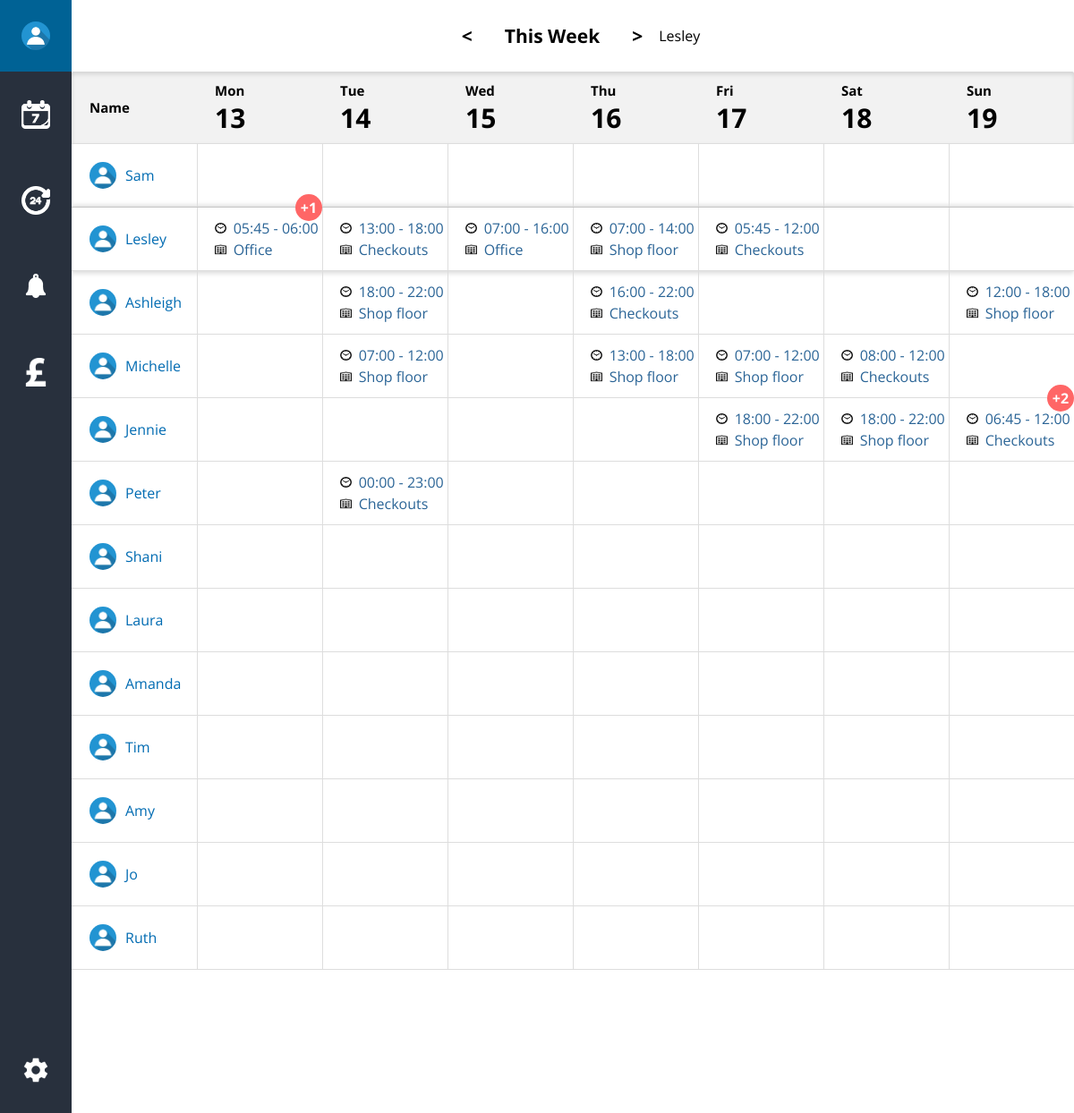
Screenshot of /overview?login=success (signed in) with the database file from the repository.
### tables this page shows
CREATE TABLE IF NOT EXISTS `tblemployee` (
  `EmployeeID` int(11) NOT NULL AUTO_INCREMENT,
  `OrganizationID` int(11) NOT NULL,
  `EmployeeFirst` varchar(256) NOT NULL,
  `EmployeeLast` varchar(256) NOT NULL,
  `EmployeeType` varchar(256) NOT NULL,
  `EmployeePayrate` decimal(11,2) NOT NULL,
  `EmployeeEmail` varchar(256) NOT NULL,
  `EmployeePassword` varchar(256) NOT NULL,
  PRIMARY KEY (`EmployeeID`),
  UNIQUE KEY `EmployeeID` (`EmployeeID`),
  KEY `OrganizationID` (`OrganizationID`)
);

CREATE TABLE IF NOT EXISTS `tblbook` (
  `EmployeeID` int(11) NOT NULL,
  `DepartmentID` int(11) NOT NULL,
  `BookID` int(11) NOT NULL AUTO_INCREMENT,
  `StartTime` time NOT NULL,
  `EndTime` time NOT NULL,
  `BookDate` date NOT NULL,
  PRIMARY KEY (`BookID`),
  UNIQUE KEY `EmployeeID` (`EmployeeID`,`DepartmentID`,`BookID`),
  KEY `DepartmentID` (`DepartmentID`)
);

CREATE TABLE IF NOT EXISTS `tbldepartment` (
  `DepartmentID` int(11) NOT NULL AUTO_INCREMENT,
  `DepartmentName` varchar(256) NOT NULL,
  `DepartmentMinEmployees` int(11) NOT NULL,
  PRIMARY KEY (`DepartmentID`),
  UNIQUE KEY `DepartmentID` (`DepartmentID`)
);

### includes/classes.php (called while the page is built, shortened)
<?php
require_once "dbh.inc.php";
class Employee{
    private $employeeID;
    private $employeeFirst;
    private $employeeLast;
    public function setByParams($id, $first, $last, $type, $payrate, $email, $orgID){
        $this->employeeID = $id;
        $this->employeeFirst = $first;
        $this->employeeLast = $last;
    }
    public function getName($length = "first"){
        if ($length == "full") {
            return $this->employeeFirst . " " . $this->employeeLast;
        } else {
            return $this->employeeFirst;
        }
    }
    public function getID(){
        return $this->employeeID;
    }
}
class HourTile{
    private $departmentID;
    private $startTime;
    private $endTime;
    public function setByParams($id, $empId, $depID, $start, $end, $date){
        $this->departmentID = $depID;
        $this->startTime = $start;
        $this->endTime = $end;
    }
    public function getStart(){
        return substr($this->startTime, 0, 5);
    }
    public function getEnd(){
        return substr($this->endTime, 0, 5);
    }
    public function getDepartment(){
        $dep = $this->departmentID;
        $query = "SELECT DepartmentName FROM tbldepartment WHERE DepartmentID='$dep'";
        $dbh = new Dbh();
        $name = $dbh->executeSelect($query);
        return $name[0]['DepartmentName'];
    }
}

### includes/dbh.inc.php (called while the page is built, shortened)
<?php
class Dbh{
    private $dbh;
    private $dbServername = "localhost";
    private $dbUsername = "root";
    private $dbPassword = "";
    private $dbName = "zerocontractor";
    public function __construct(){
        $this->dbh = new PDO("mysql:dbname=" . $this->dbName . ";host=" . $this->dbServername . ";",
        $this->dbUsername, $this->dbPassword);
    }
    public function executeSelect($query) {
        $this->dbh->setAttribute(PDO::ATTR_ERRMODE, PDO::ERRMODE_EXCEPTION);
        $stmt = $this->dbh->prepare($query);
        $result = $stmt->execute();
        $entry = $stmt->fetchAll(PDO::FETCH_ASSOC);
        return $entry;
    }
}

### overview.php (the view, shortened to what this page needs)
<?php
    require_once "includes/header.inc.php";
    require_once "includes/dbh.inc.php";
    require_once "includes/classes.php";
    $dbh = new Dbh();
    $week = "-4";
    $days = 7;
    if (isset($_SESSION)) {
        $user = new Employee();
        $user->setByParams($_SESSION['u_id'], $_SESSION['u_first'], $_SESSION['u_last'], $_SESSION['u_type'],
            $_SESSION['u_payrate'], $_SESSION['u_email'], $_SESSION['u_cuid']);
    }
?>
        <header id="header__overview-header">
            <nav class="overview-header__nav">
                <span><</span><span>This Week</span><span>></span>
                <?php echo $user->getName(); ?>
            </nav>
        </header>
        <?php require_once "includes/side-nav.inc.php" ?>
        <div id="overview-manager" class="overview-manager__container">
            <div class="overview-manager__table">
                <div class="overview-manager__row overview-manager__row--header">
                    <div class="overview-manager__cell overview-manager__cell--header">
                        <div class="cell__content"><div class="cell__text-content"><span>Name</span></div></div>
                    </div>
                    <?php
                        for ($i = 0; $i < $days; $i++) {
                            $date = new DateTime(date('Y-m-d', strtotime('monday ' . $week . ' week') + (($i + 1) * 86300)));
                    ?>
                    <div class="overview-manager__cell overview-manager__cell--header <?php if ($date->format('Y-m-d') == date('Y-m-d')) { echo "overview-manager__cell--today"; }?>">
                        <div class="cell__content">
                            <div class="cell__text-content">
                                <span><?php echo  $date->format('D'); ?></span>
                                <span class="day"><?php echo $date->format('d'); ?></span>
                            </div>
                        </div>
                    </div>
                        <?php } ?>
                </div>
                <?php
                    $query = "SELECT * FROM tblemployee";
                    $empResult = $dbh->executeSelect($query);
                    if ($empResult) {
                        foreach ($empResult as $emp) {
                            $employee = new Employee();
                            $employee->setByRow($emp);
                ?>
                <div class="overview-manager__row <?php if ($employee->getID() == $user->getID()) { echo "user"; } ?>">
                    <div class="overview-manager__cell">
                        <div class="cell__content cell__content--first">
                            <div class="cell__text-content">
                                <img src="media/img/icons/profile.jpg" class="user-pic" />
                                <span><?php echo $employee->getName(); ?></span>
                            </div>
                        </div>
                    </div>
                    <?php
                            for ($i = 1; $i < $days + 1; $i++) {
                                $select = $employee->getID();
                                $date = date('Y-m-d', strtotime('monday ' . $week . ' week') + ($i * 86300));
                                $query = "SELECT * FROM tblbook WHERE BookDate='$date' AND EmployeeID='$select' ORDER BY StartTime, EndTime";
                                $bookResult = $dbh->executeSelect($query);
                                if ($bookResult) {
                                    $bookedHours = new HourTile();
                                    $bookedHours->setByRow($bookResult[0]);
                    ?>
                    <div class="overview-manager__cell overview-manager__cell--button <?php if ($date == date('Y-m-d')) { echo "overview-manager__cell--today"; }?>">
                        <div class="cell__content cell__content--dropdown">
                            <div class="cell__text-content cell__text-content--responsive">
                                <span>
                                    <img src="media/img/icons/clock.png" alt="Clock time icon" class="img-small" />
                                    <?php echo $bookedHours->getStart(); ?> - <?php echo $bookedHours->getEnd(); ?>
                                </span>
                                <span>
                                    <img src="media/img/icons/department.png" clock="Department icon" class="img-small" />
                                    <?php echo $bookedHours->getDepartment(); ?>
                                </span>
                            </div>
                        </div>
                        <?php if (count($bookResult) > 1) { ?>
                            <div class="notification-bubble">+<?php echo count($bookResult) - 1;?></div>
                        <?php } ?>
                    </div>
                    <?php } else {  ?>
                    <div class="overview-manager__cell overview-manager__cell--button overview-manager__cell--empty <?php if ($date == date('Y-m-d')) { echo "overview-manager__cell--today"; }?>">
                        <div class="cell__content"></div>
                    </div>
                    <?php
                            }
                        }
                    ?>
                </div>
                <?php
                        }
                    } else {
                        echo "there is nothing to display here!";
                    }
                ?>
            </div>
            <div id="footer__overview-footer">
            </div>
        </div>
<?php
    require_once "includes/footer.inc.php";
?>

### css/main.css (style rules this page uses)
html, body, div, span, object, iframe, h1, h2, h3, h4, h5, h6, p, blockquote, pre, abbr, address, cite, code, del, dfn, em, img, ins, kbd, q, samp, small, strong, sub, sup, var, b, i, dl, dt, dd, ol, ul, li, fieldset, form, label, legend, table, caption, tbody, tfoot, thead, tr, th, td, article, aside, canvas, details, figcaption, figure, footer, header, hgroup, menu, nav, section, summary, time, mark, audio, video { margin: 0; padding: 0; border: 0; outline: 0; font-size: 100%; vertical-align: baseline; background: transparent; }
html, body { width: 100%; height: 100%; margin: 0; padding: 0; }
body { font-family: 'Open sans', 'sans-serif'; color: black; line-height: 1; }
article, aside, details, figcaption, figure, footer, header, hgroup, menu, nav, section { display: block; }
* { -webkit-box-sizing: content-box; box-sizing: content-box; }
header#header__overview-header { width: 100%; height: 80px; display: inline-block; position: relative; }
header#header__overview-header nav.overview-header__nav { margin-left: 80px; display: -webkit-box; display: -ms-flexbox; display: flex; -webkit-box-align: center; -ms-flex-align: center; align-items: center; -webkit-box-pack: center; -ms-flex-pack: center; justify-content: center; height: 100%; background-color: #fff; }
header#header__overview-header nav.overview-header__nav span { font-weight: bold; font-size: 21px; padding: 10px 18px; }
#overview-manager.overview-manager__container { margin-left: 80px; }
#overview-manager.overview-manager__container .overview-manager__table { width: 100%; font-size: 0; color: #2a6496; }
#overview-manager.overview-manager__container .overview-manager__table .overview-manager__row { width: 100%; border-bottom: 1px solid #ddd; cursor: pointer; -webkit-transition: .3s; transition: .3s; }
#overview-manager.overview-manager__container .overview-manager__table .overview-manager__row.user { -webkit-box-shadow: 0px 3px 5px rgba(0, 0, 0, 0.125), 0px -3px 5px rgba(0, 0, 0, 0.125); box-shadow: 0px 3px 5px rgba(0, 0, 0, 0.125), 0px -3px 5px rgba(0, 0, 0, 0.125); }
#overview-manager.overview-manager__container .overview-manager__table .overview-manager__row .overview-manager__cell--header { font-weight: bold; font-size: 15px; color: black; cursor: default; height: 80px; }
#overview-manager.overview-manager__container .overview-manager__table .overview-manager__row--header { background-color: #f2f2f2; border-radius: 2px 2px 0 0; -webkit-box-shadow: inset 0 3px 5px rgba(0, 0, 0, 0.125); box-shadow: inset 0 3px 5px rgba(0, 0, 0, 0.125); }
.overview-manager__cell { width: 12.5%; height: 70px; display: inline-block; font-size: 16px; vertical-align: top; text-align: left; position: relative; }
.overview-manager__cell .cell__content { width: 100%; height: 100%; display: -webkit-box; display: -ms-flexbox; display: flex; -webkit-box-align: center; -ms-flex-align: center; align-items: center; overflow: hidden; }
.overview-manager__cell .cell__content .cell__text-content span.day { font-size: 30px; }
.overview-manager__cell .cell__content .cell__text-content .user-pic { width: 30px; height: 30px; border-radius: 20px; }
.overview-manager__cell .cell__content.cell__content--first { border-right: 1px solid #ddd; color: #006bb2; overflow-wrap: break-word; }
.overview-manager__cell .cell__content.cell__content--first span { padding-left: 10px; }
.overview-manager__cell .cell__content.cell__content--first .cell__text-content { display: -webkit-box; display: -ms-flexbox; display: flex; -webkit-box-align: center; -ms-flex-align: center; align-items: center; }
.overview-manager__cell .notification-bubble { right: 0; top: -15px; width: 30px; height: 30px; line-height: 30px; font-weight: bold; }
.overview-manager__cell.overview-manager__cell--button:nth-last-child(n+2) .cell__content { border-right: 1px solid #ddd; }
.cell__text-content { margin-left: 20px; }
.cell__text-content span { display: block; padding: 4px 0; }
.cell__text-content .img-small { width: 12.5px; height: 12.5px; padding-right: 4px; }
#footer__overview-footer { width: 100%; height: 160px; }
.notification-bubble { position: absolute; width: 20px; height: 20px; background-color: #ff6666; color: white; top: 5px; right: 7px; text-align: center; vertical-align: middle; line-height: 20px; border-radius: 30px; }

### rows the page displays
tblemployee: EmployeeFirst "Sam"
tblemployee: EmployeeFirst "Lesley"
tblbook: StartTime "05:45", EndTime "06:00", DepartmentID.DepartmentName "Office", count($bookResult) - 1 "1"
tblbook: StartTime "13:00", EndTime "18:00", DepartmentID.DepartmentName "Checkouts"
tblbook: StartTime "07:00", EndTime "16:00", DepartmentID.DepartmentName "Office"
tblbook: StartTime "07:00", EndTime "14:00", DepartmentID.DepartmentName "Shop floor"
tblbook: StartTime "05:45", EndTime "12:00", DepartmentID.DepartmentName "Checkouts"
tblemployee: EmployeeFirst "Ashleigh"
tblbook: StartTime "18:00", EndTime "22:00", DepartmentID.DepartmentName "Shop floor"
tblbook: StartTime "16:00", EndTime "22:00", DepartmentID.DepartmentName "Checkouts"
tblbook: StartTime "12:00", EndTime "18:00", DepartmentID.DepartmentName "Shop floor"
tblemployee: EmployeeFirst "Michelle"
tblbook: StartTime "07:00", EndTime "12:00", DepartmentID.DepartmentName "Shop floor"
tblbook: StartTime "13:00", EndTime "18:00", DepartmentID.DepartmentName "Shop floor"
tblbook: StartTime "07:00", EndTime "12:00", DepartmentID.DepartmentName "Shop floor"
tblbook: StartTime "08:00", EndTime "12:00", DepartmentID.DepartmentName "Checkouts"
tblemployee: EmployeeFirst "Jennie"
tblbook: StartTime "18:00", EndTime "22:00", DepartmentID.DepartmentName "Shop floor"
tblbook: StartTime "18:00", EndTime "22:00", DepartmentID.DepartmentName "Shop floor"
tblbook: StartTime "06:45", EndTime "12:00", DepartmentID.DepartmentName "Checkouts", count($bookResult) - 1 "2"
tblemployee: EmployeeFirst "Peter"
tblbook: StartTime "00:00", EndTime "23:00", DepartmentID.DepartmentName "Checkouts"
tblemployee: EmployeeFirst "Shani"
tblemployee: EmployeeFirst "Laura"
tblemployee: EmployeeFirst "Amanda"
tblemployee: EmployeeFirst "Tim"
tblemployee: EmployeeFirst "Amy"
tblemployee: EmployeeFirst "Jo"
tblemployee: EmployeeFirst "Ruth"

### other values shown
$user->getName() "Lesley"
$date->format('D') "Mon"
$date->format('d') "13"
$date->format('D') "Tue"
$date->format('d') "14"
$date->format('D') "Wed"
$date->format('d') "15"
$date->format('D') "Thu"
$date->format('d') "16"
$date->format('D') "Fri"
$date->format('d') "17"
$date->format('D') "Sat"
$date->format('d') "18"
$date->format('D') "Sun"
$date->format('d') "19"
